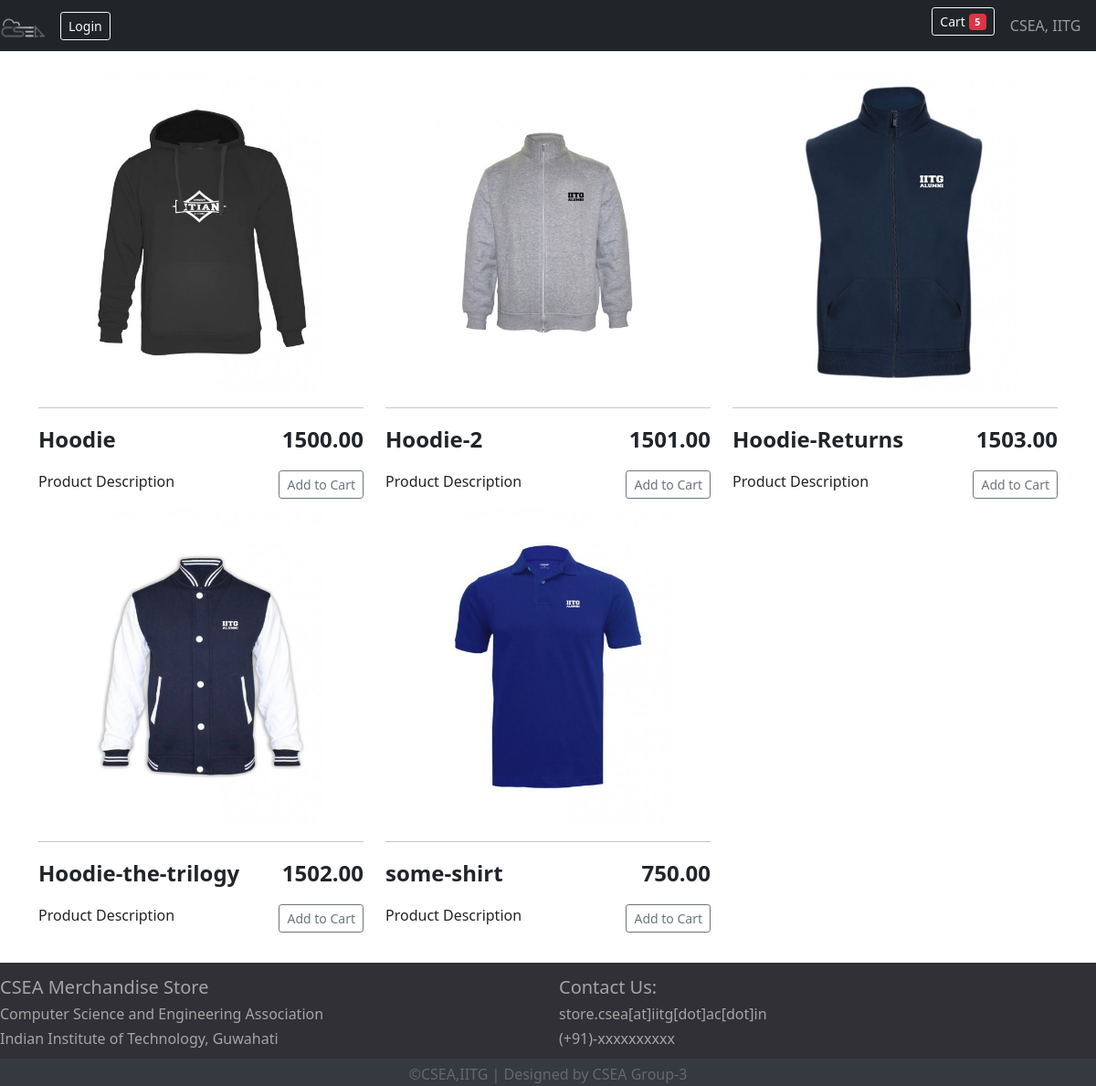
Screenshot of / (signed in) with the database file from the repository.
### store/models.py (models this page shows, shortened)
class Order(models.Model):
    customer = models.ForeignKey(Customer, on_delete = models.SET_NULL, null = True, blank = True)
    date_ordered =  models.DateTimeField(auto_now_add = True)
    complete = models.BooleanField(default = False)
    transaction_id = models.CharField(max_length = 100, null=True)
    @property
    def get_cart_items(self):
        orderitems = self.orderitem_set.all()
        total = sum([item.quantity for item in orderitems])
        return total

class OrderItem(models.Model):
    product = models.ForeignKey(Product, on_delete = models.SET_NULL, null=True)
    order = models.ForeignKey(Order, on_delete = models.SET_NULL, null=True)
    quantity = models.IntegerField(default=0, null=True, blank = True)
    date_added = models.DateTimeField(auto_now_add = True)

class Product(models.Model):
    name = models.CharField(max_length = 200)
    price = models.FloatField()
    digital = models.BooleanField(default = False, null = True, blank = True)
    image = models.ImageField(blank=True)

### store/views.py (the view)
# urls.py: path('', include('store.urls')),
def store(request):
	if request.user.is_authenticated:
		customer = request.user.customer
		order, created = Order.objects.get_or_create(customer=customer, complete = False)
	else:
		order = {'get_cart_total':0}
	products = Product.objects.all()
	context = {'products':products, 'order':order}
	return render(request, 'store/store.html', context)

### store/templates/store/store.html (shortened to what this page needs)
{% extends 'store/main.html' %}
{% load static %}
{% block content %}
<div class="row">
    {% for product in products%}
    <div class="col-lg-4 ">
        <a href="#"><img class="thumbnail" src="{{product.image.url}}"></a>
        <hr>
        <p style="float:left;font-size:1.5em"><strong>{{product.name}}</strong></p>
        <p style="float:right;font-size:1.5em"><strong>{{product.price|floatformat:2}}</strong></p>
        <p style="float:left;font-size:1em">Product Description</p>
        <button  data-product={{product.name}} data-action="add"
        class="btn btn-outline-secondary add-btn btn-sm update-cart" style="float:right">
            Add to Cart
        </button>
    </div>
    {%endfor%}
</div>
{% endblock content %}

### store/templates/store/main.html (shortened to what this page needs)
<!DOCTYPE html>
{% load static %}
<html>
    <head> <link rel="icon">
        <link rel="stylesheet" type="text/css" href="{% static 'css/main.css' %}">
        <link href="https://cdn.jsdelivr.net/npm/bootstrap@5.0.0-beta1/dist/css/bootstrap.min.css" rel="stylesheet">
    </head>
<body>
    <nav class="navbar navbar-expand-lg navbar-dark bg-dark">
        <a class="navbar-brand" href="{% url 'store' %}">
            <img src="{% static 'images/csealogo.png' %}" width="50">
        </a>
        <ul class="navbar-nav ml-auto">
            <li class="nav-item">
                <a href="#" class="btn btn-outline-light btn-sm">
                    Login
                </a>
            </li>
        </ul>
        <ul class="navbar-nav ms-auto">
            <li class="nav-item mb-auto">
                <a href="{% url 'cart' %}">
                    <button type="button" class="btn btn-outline-light btn-sm">
                        Cart <span class="badge bg-danger">{{order.get_cart_items}}</span>
                      </button>
                </a>
            </li>
            <li class="navbar-text">
                &nbsp; &nbsp; CSEA, IITG &nbsp; &nbsp;
            </li>
        </ul>
    </nav>
<div class="container">
    <br>
    {% block content %}
    {% endblock content %}
</div>
<br>
<div class="footer" >
    <div class="row">
            <div class="col-lg-6">
                <h5>CSEA Merchandise Store</h5>
                <h6>Computer Science and Engineering Association</h6>
                <h6>Indian Institute of Technology, Guwahati</h6>
            </div>
            <div class="col-lg-6" >
                <h5>Contact Us:</h5>
                <h6>store.csea[at]iitg[dot]ac[dot]in</h6>
                <h6>(+91)-xxxxxxxxxx</h6>
            </div>
    </div>
    <div class="footer-bottom">
        &copy;CSEA,IITG | Designed by CSEA Group-3
    </div>
</div>
</body>
</html>

### static/css/main.css (style rules this page uses)
html, body { height: 100%; }
.container { min-height: 100%; }
.bg-dark { background-color: #303036; }
.thumbnail { width: auto; height: 350px; display:block; margin-left: auto; margin-right: auto; }
.footer { background: #303036; color: #a5a5a5; height: 135px; position: relative; padding-top:15px; padding-bottom:5px; width: 100%; }
.footer .footer-bottom { background: #343a40; color: #686868; height: 30px; text-align: center; position: absolute; bottom: 0px; padding-top:5px; padding-bottom:5px; width: 100%; }

### rows the page displays
Order: get_cart_items "5"
Product: image (picture), name "Hoodie", price "1500.00"
Product: image (picture), name "Hoodie-2", price "1501.00"
Product: image (picture), name "Hoodie-Returns", price "1503.00"
Product: image (picture), name "Hoodie-the-trilogy", price "1502.00"
Product: image (picture), name "some-shirt", price "750.00"
